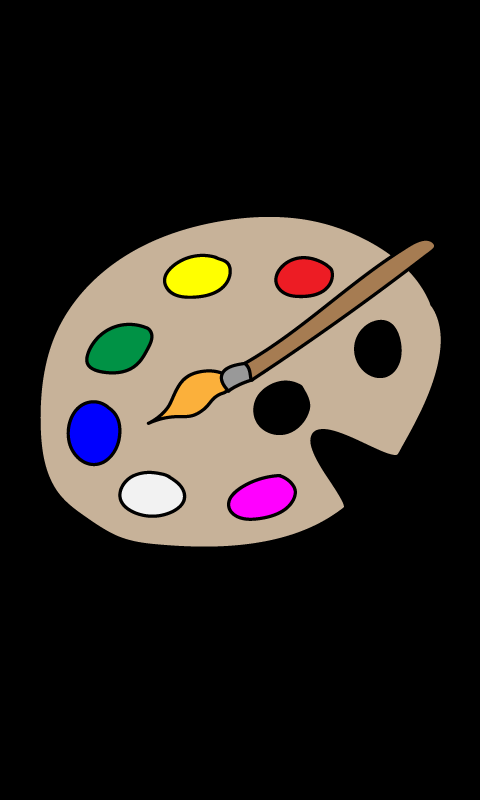

A level layout from a 2D game, rendered from its tile map. Below: a short description, then the map file with tile-grid data replaced by summaries:
An orthogonal 60x100 tile map with 8x8 px tiles, 1 tile layer (Tile Layer 1) and 178 objects.

<map version="1.4" tiledversion="1.4.3" orientation="orthogonal" renderorder="left-down" width="60" height="100" tilewidth="8" tileheight="8" infinite="0" nextlayerid="4" nextobjectid="181">
 <tileset firstgid="1" name="paint" tilewidth="8" tileheight="8" tilecount="13200" columns="60">
  <image source="paint.png" width="480" height="1760" />
 </tileset>
 <objectgroup id="2" name="PiirtoPisteet" visible="0">
  <object id="1" x="345.599" y="507.685">
   <point />
  </object>
  <object id="2" x="341.872" y="496.507">
   <point />
  </object>
  <object id="3" x="334.42" y="489.054">
   <point />
  </object>
  <object id="4" x="324.173" y="476.013">
   <point />
  </object>
  <object id="5" x="319.516" y="466.698">
   <point />
  </object>
  <object id="6" x="312.995" y="449.93">
   <point />
  </object>
  <object id="7" x="315.789" y="443.409">
   <point />
  </object>
  <object id="8" x="319.516" y="435.957">
   <point />
  </object>
  <object id="9" x="326.036" y="434.094">
   <point />
  </object>
  <object id="10" x="330.694" y="433.163">
   <point />
  </object>
  <object id="11" x="342.804" y="442.478">
   <point />
  </object>
  <object id="12" x="347.462" y="439.683">
   <point />
  </object>
  <object id="13" x="357.708" y="445.272">
   <point />
  </object>
  <object id="14" x="366.092" y="448.067">
   <point />
  </object>
  <object id="15" x="370.75" y="451.793">
   <point />
  </object>
  <object id="16" x="375.408" y="452.725">
   <point />
  </object>
  <object id="17" x="380.997" y="454.588">
   <point />
  </object>
  <object id="18" x="394.038" y="457.382">
   <point />
  </object>
  <object id="19" x="399.627" y="456.451">
   <point />
  </object>
  <object id="20" x="405.217" y="448.067">
   <point />
  </object>
  <object id="21" x="407.08" y="439.683">
   <point />
  </object>
  <object id="22" x="414.532" y="427.573">
   <point />
  </object>
  <object id="23" x="417.327" y="418.258">
   <point />
  </object>
  <object id="24" x="421.984" y="408.011">
   <point />
  </object>
  <object id="25" x="425.71" y="401.49">
   <point />
  </object>
  <object id="26" x="435.957" y="388.449">
   <point />
  </object>
  <object id="27" x="437.82" y="373.544">
   <point />
  </object>
  <object id="28" x="441.546" y="356.777">
   <point />
  </object>
  <object id="29" x="441.546" y="345.599">
   <point />
  </object>
  <object id="30" x="440.615" y="329.762">
   <point />
  </object>
  <object id="31" x="434.094" y="319.516">
   <point />
  </object>
  <object id="32" x="428.505" y="306.474">
   <point />
  </object>
  <object id="33" x="421.984" y="286.912">
   <point />
  </object>
  <object id="34" x="414.532" y="275.734">
   <point />
  </object>
  <object id="35" x="410.806" y="274.802">
   <point />
  </object>
  <object id="36" x="418.258" y="267.35">
   <point />
  </object>
  <object id="37" x="428.505" y="260.829">
   <point />
  </object>
  <object id="38" x="435.026" y="257.103">
   <point />
  </object>
  <object id="39" x="435.026" y="244.993">
   <point />
  </object>
  <object id="40" x="426.642" y="242.198">
   <point />
  </object>
  <object id="41" x="421.053" y="241.267">
   <point />
  </object>
  <object id="42" x="415.463" y="243.13">
   <point />
  </object>
  <object id="43" x="408.011" y="248.719">
   <point />
  </object>
  <object id="44" x="401.49" y="253.377">
   <point />
  </object>
  <object id="45" x="396.833" y="256.171">
   <point />
  </object>
  <object id="46" x="401.49" y="263.624">
   <point />
  </object>
  <object id="47" x="391.244" y="258.034">
   <point />
  </object>
  <object id="48" x="380.997" y="251.514">
   <point />
  </object>
  <object id="49" x="371.681" y="247.788">
   <point />
  </object>
  <object id="50" x="355.845" y="241.267">
   <point />
  </object>
  <object id="51" x="334.42" y="231.02">
   <point />
  </object>
  <object id="52" x="341.872" y="232.883">
   <point />
  </object>
  <object id="53" x="321.379" y="224.499">
   <point />
  </object>
  <object id="54" x="304.611" y="220.773">
   <point />
  </object>
  <object id="55" x="290.638" y="218.91">
   <point />
  </object>
  <object id="56" x="279.46" y="217.979">
   <point />
  </object>
  <object id="57" x="256.171" y="219.842">
   <point />
  </object>
  <object id="58" x="263.624" y="219.842">
   <point />
  </object>
  <object id="59" x="240.335" y="218.91">
   <point />
  </object>
  <object id="60" x="220.773" y="219.842">
   <point />
  </object>
  <object id="61" x="200.279" y="223.568">
   <point />
  </object>
  <object id="62" x="190.033" y="225.431">
   <point />
  </object>
  <object id="63" x="172.333" y="233.815">
   <point />
  </object>
  <object id="64" x="149.045" y="242.198">
   <point />
  </object>
  <object id="65" x="132.278" y="250.582">
   <point />
  </object>
  <object id="66" x="119.236" y="259.898">
   <point />
  </object>
  <object id="67" x="105.263" y="270.144">
   <point />
  </object>
  <object id="68" x="94.0848" y="281.323">
   <point />
  </object>
  <object id="69" x="84.7694" y="290.638">
   <point />
  </object>
  <object id="70" x="68.9334" y="307.406">
   <point />
  </object>
  <object id="71" x="61.4811" y="325.105">
   <point />
  </object>
  <object id="72" x="52.1658" y="340.941">
   <point />
  </object>
  <object id="73" x="45.6451" y="362.366">
   <point />
  </object>
  <object id="74" x="41.919" y="385.654">
   <point />
  </object>
  <object id="75" x="40.0559" y="405.217">
   <point />
  </object>
  <object id="76" x="39.1244" y="426.642">
   <point />
  </object>
  <object id="77" x="40.9874" y="448.999">
   <point />
  </object>
  <object id="78" x="43.782" y="465.766">
   <point />
  </object>
  <object id="79" x="48.4397" y="482.534">
   <point />
  </object>
  <object id="80" x="55.8919" y="496.507">
   <point />
  </object>
  <object id="81" x="64.2757" y="506.754">
   <point />
  </object>
  <object id="82" x="80.1118" y="516.069">
   <point />
  </object>
  <object id="83" x="93.1532" y="522.59">
   <point />
  </object>
  <object id="84" x="114.578" y="534.7">
   <point />
  </object>
  <object id="85" x="137.867" y="541.22">
   <point />
  </object>
  <object id="86" x="158.361" y="545.878">
   <point />
  </object>
  <object id="87" x="182.58" y="549.604">
   <point />
  </object>
  <object id="88" x="207.732" y="550.536">
   <point />
  </object>
  <object id="89" x="227.294" y="547.741">
   <point />
  </object>
  <object id="90" x="248.719" y="544.015">
   <point />
  </object>
  <object id="91" x="273.871" y="544.946">
   <point />
  </object>
  <object id="92" x="290.638" y="536.563">
   <point />
  </object>
  <object id="93" x="316.721" y="523.521">
   <point />
  </object>
  <object id="94" x="334.42" y="514.206">
   <point />
  </object>
  <object id="95" x="304.611" y="530.973">
   <point />
  </object>
  <object id="96" x="325.105" y="518.864">
   <point />
  </object>
  <object id="97" x="262.692" y="546.81">
   <point />
  </object>
  <object id="98" x="239.404" y="551.467">
   <point />
  </object>
  <object id="99" x="196.553" y="551.467">
   <point />
  </object>
  <object id="100" x="171.402" y="550.536">
   <point />
  </object>
  <object id="101" x="148.114" y="547.741">
   <point />
  </object>
  <object id="102" x="126.688" y="544.946">
   <point />
  </object>
  <object id="103" x="105.263" y="532.837">
   <point />
  </object>
  <object id="104" x="77.3172" y="300.885">
   <point />
  </object>
  <object id="105" x="63.3442" y="317.653">
   <point />
  </object>
  </objectgroup>
 <objectgroup id="3" name="VoittoPisteet">
  <!-- 19 objects omitted --></objectgroup>
 <layer id="1" name="Tile Layer 1" width="60" height="100">
  <data>[6000 cells, 6000 non-empty, 6000 distinct tile ids]</data>
 </layer>
</map>
<!-- 73 of 178 objects omitted -->
